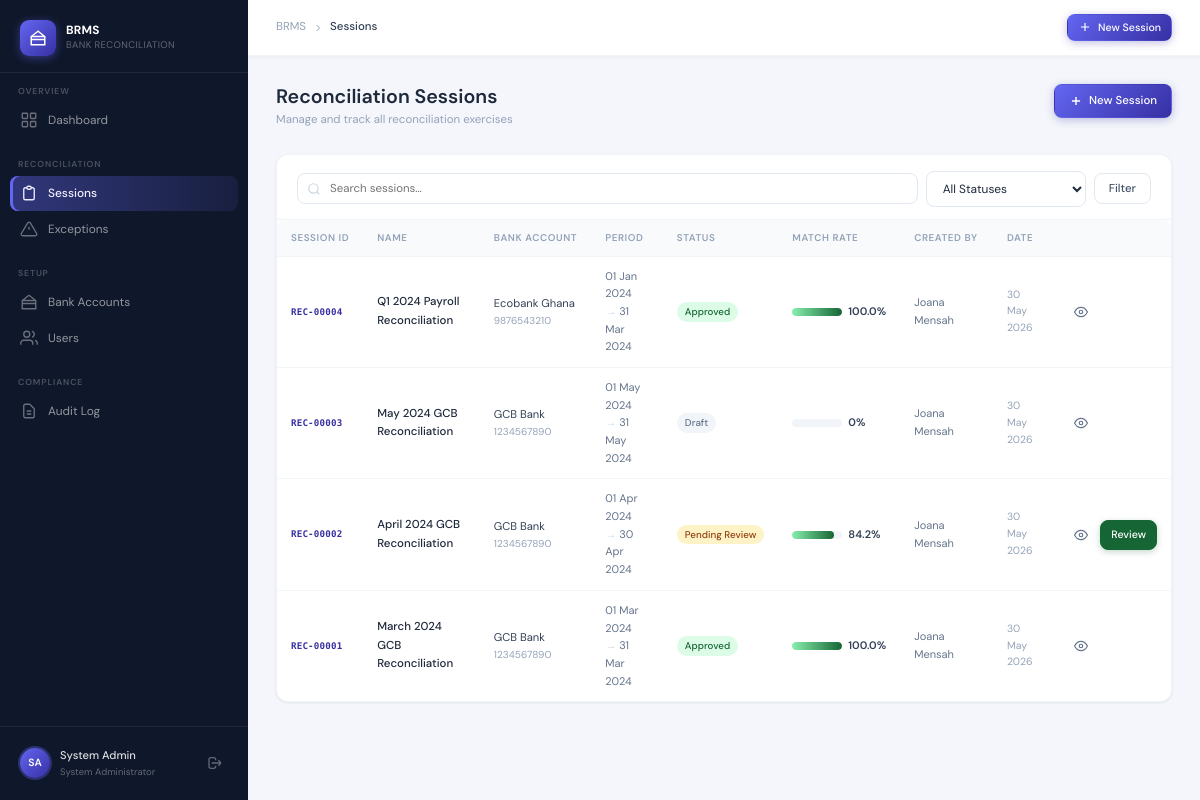
Page /sessions/ (signed in) on the earlier database version.
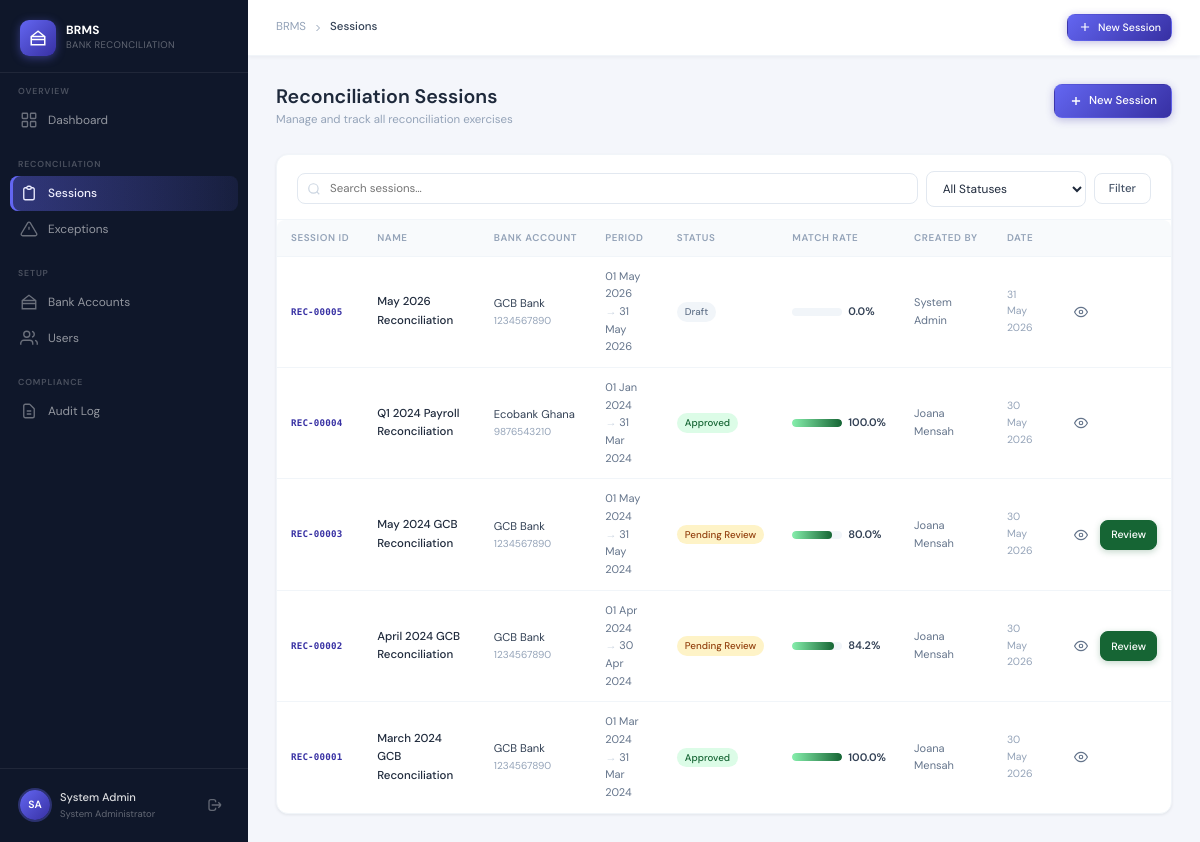
Same page on the later database version.
### reconciliation/models.py (models this page shows, shortened)
class ReconciliationSession(models.Model):
    STATUS_CHOICES = [
        ('draft', 'Draft'),
        ('processing', 'Processing'),
        ('pending_review', 'Pending Review'),
        ('approved', 'Approved'),
        ('rejected', 'Rejected'),
        ('closed', 'Closed'),
    ]
    session_id = models.CharField(max_length=20, unique=True, editable=False)
    session_name = models.CharField(max_length=200)
    bank_account = models.ForeignKey(BankAccount, on_delete=models.CASCADE)
    period_start = models.DateField()
    period_end = models.DateField()
    status = models.CharField(max_length=20, choices=STATUS_CHOICES, default='draft')
    created_by = models.ForeignKey(settings.AUTH_USER_MODEL, on_delete=models.SET_NULL, null=True, related_name='sessions_created')
    approved_by = models.ForeignKey(settings.AUTH_USER_MODEL, on_delete=models.SET_NULL, null=True, blank=True, related_name='sessions_approved')
    approval_date = models.DateTimeField(null=True, blank=True)
    approval_comments = models.TextField(blank=True)
    created_at = models.DateTimeField(auto_now_add=True)
    updated_at = models.DateTimeField(auto_now=True)
    @property
    def match_rate(self):
        total = self.transactions.count()
        if total == 0:
            return 0
        matched = self.transactions.filter(status='matched').count()
        return round((matched / total) * 100, 1)

class BankAccount(models.Model):
    STATUS_CHOICES = [('active', 'Active'), ('inactive', 'Inactive'), ('frozen', 'Frozen')]
    CURRENCY_CHOICES = [('GHS', 'Ghana Cedis'), ('USD', 'US Dollar'), ('EUR', 'Euro'), ('GBP', 'British Pound')]
    account_name = models.CharField(max_length=200)
    account_number = models.CharField(max_length=50, unique=True)
    bank_name = models.CharField(max_length=200)
    currency = models.CharField(max_length=3, choices=CURRENCY_CHOICES, default='GHS')
    branch = models.CharField(max_length=200, blank=True)
    status = models.CharField(max_length=20, choices=STATUS_CHOICES, default='active')
    created_by = models.ForeignKey(settings.AUTH_USER_MODEL, on_delete=models.SET_NULL, null=True)
    created_at = models.DateTimeField(auto_now_add=True)

### accounts/models.py (models this page shows, shortened)
class User(AbstractUser):
    ROLE_CHOICES = [
        ('admin', 'System Administrator'),
        ('officer', 'Reconciliation Officer'),
        ('manager', 'Finance Manager'),
        ('auditor', 'Internal Auditor'),
        ('executive', 'Executive User'),
    ]
    role = models.CharField(max_length=20, choices=ROLE_CHOICES, default='officer')
    phone = models.CharField(max_length=20, blank=True)
    department = models.CharField(max_length=100, blank=True)
    is_locked = models.BooleanField(default=False)
    last_password_change = models.DateTimeField(null=True, blank=True)
    created_at = models.DateTimeField(auto_now_add=True)
    def can_approve(self):
        return self.role in ['manager', 'admin']
    def can_upload(self):
        return self.role in ['officer', 'admin']
    def is_read_only(self):
        return self.role in ['auditor', 'executive']

### reconciliation/views.py (the view)
# urls.py: path('sessions/', views.session_list, name='session_list'),
@login_required
def session_list(request):
    qs = ReconciliationSession.objects.select_related('bank_account', 'created_by').order_by('-created_at')
    status_filter = request.GET.get('status', '')
    search        = request.GET.get('q', '')
    if status_filter:
        qs = qs.filter(status=status_filter)
    if search:
        qs = qs.filter(Q(session_name__icontains=search) | Q(session_id__icontains=search))
    page = Paginator(qs, 15).get_page(request.GET.get('page'))
    return render(request, 'reconciliation/session_list.html', {
        'page_obj': page, 'status_filter': status_filter, 'search': search,
        'status_choices': ReconciliationSession.STATUS_CHOICES,
    })

### templates/reconciliation/session_list.html (shortened to what the changed rows need)
{% extends 'base.html' %}
{% block content %}
<div class="card">
  {% if page_obj.object_list %}
  <div class="table-wrap">
    <table class="data-table">
      <thead>
        <tr>
          <th>Session ID</th>
          <th>Name</th>
          <th>Bank Account</th>
          <th>Period</th>
          <th>Status</th>
          <th>Match Rate</th>
          <th>Created By</th>
          <th>Date</th>
          <th></th>
        </tr>
      </thead>
      <tbody>
        {% for sess in page_obj %}
        <tr>
          <td><span class="mono" style="color:var(--blue-500);font-weight:600">{{ sess.session_id }}</span></td>
          <td>
            <a href="{% url 'reconciliation:session_detail' sess.pk %}" style="font-weight:500;color:var(--slate-800)">
              {{ sess.session_name }}
            </a>
          </td>
          <td style="font-size:0.8rem">
            <div>{{ sess.bank_account.bank_name }}</div>
            <div style="color:var(--slate-400);font-size:0.72rem">{{ sess.bank_account.account_number }}</div>
          </td>
          <td style="font-size:0.79rem;color:var(--slate-500)">
            {{ sess.period_start|date:"d M Y" }}<br>
            <span style="color:var(--slate-300)">→</span> {{ sess.period_end|date:"d M Y" }}
          </td>
          <td>
            <span class="badge
              {% if sess.status == 'approved' %}badge-approved
              {% elif sess.status == 'rejected' %}badge-rejected
              {% elif sess.status == 'pending_review' %}badge-pending
              {% elif sess.status == 'processing' %}badge-processing
              {% elif sess.status == 'closed' %}badge-closed
              {% else %}badge-draft{% endif %}">
              {{ sess.get_status_display }}
            </span>
          </td>
          <td>
            <div style="display:flex;align-items:center;gap:6px">
              <div class="progress-bar-wrap" style="width:50px">
                <div class="progress-bar {% if sess.match_rate >= 80 %}success{% endif %}" style="width:{{ sess.match_rate }}%"></div>
              </div>
              <span style="font-size:0.78rem;font-weight:600">{{ sess.match_rate }}%</span>
            </div>
          </td>
          <td style="font-size:0.79rem;color:var(--slate-500)">{{ sess.created_by.get_full_name|default:sess.created_by.username|default:"—" }}</td>
          <td style="font-size:0.75rem;color:var(--slate-400)">{{ sess.created_at|date:"d M Y" }}</td>
          <td>
            <div style="display:flex;gap:4px">
              <a href="{% url 'reconciliation:session_detail' sess.pk %}" class="btn btn-ghost btn-sm btn-icon" title="View">
                <svg width="14" height="14" fill="none" stroke="currentColor" stroke-width="2" viewBox="0 0 24 24">
                  <path d="M1 12s4-8 11-8 11 8 11 8-4 8-11 8-11-8-11-8z"/><circle cx="12" cy="12" r="3"/>
                </svg>
              </a>
              {% if user.can_approve and sess.status == 'pending_review' %}
              <a href="{% url 'reconciliation:approve_session' sess.pk %}" class="btn btn-success btn-sm">Review</a>
              {% endif %}
            </div>
          </td>
        </tr>
        {% endfor %}
      </tbody>
    </table>
  </div>
  {% else %}
  <div class="empty-state">
    <div class="empty-icon">📋</div>
    <div class="empty-title">No sessions found</div>
    <div class="empty-sub">{% if search or status_filter %}Try adjusting your filters.{% else %}Create your first reconciliation session.{% endif %}</div>
  </div>
  {% endif %}
</div>
{% endblock %}

Differences in the rows shown:
added ReconciliationSession: session_id "REC-00005", session_name "May 2026 Reconciliation", bank_account.bank_name "GCB Bank", bank_account.account_number "1234567890", period_start "01 May 2026", period_end "31 May 2026", status "Draft", match_rate "0.0", created_by.get_full_name "System Admin", created_at "31 May 2026"
changed ReconciliationSession "May 2024 GCB Reconciliation": status "Draft" → "Pending Review"; match_rate "0" → "80.0"; now shows "Review"
